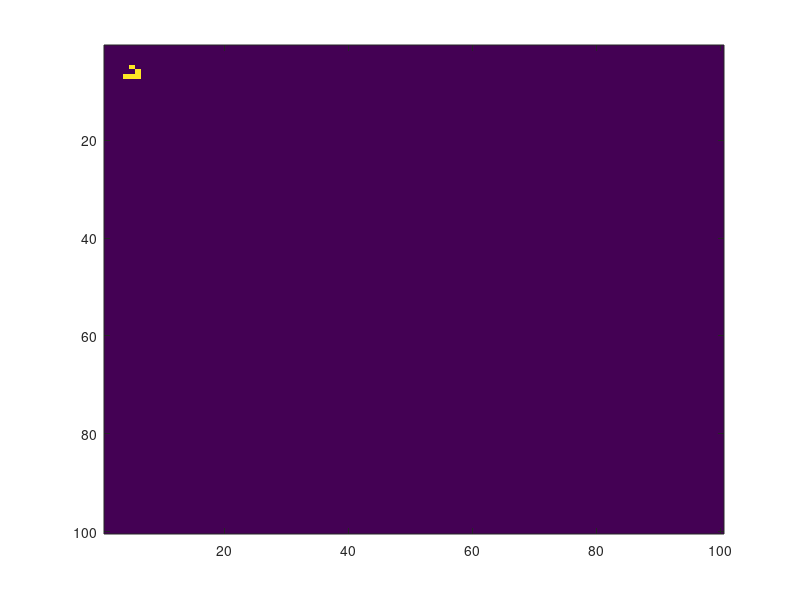
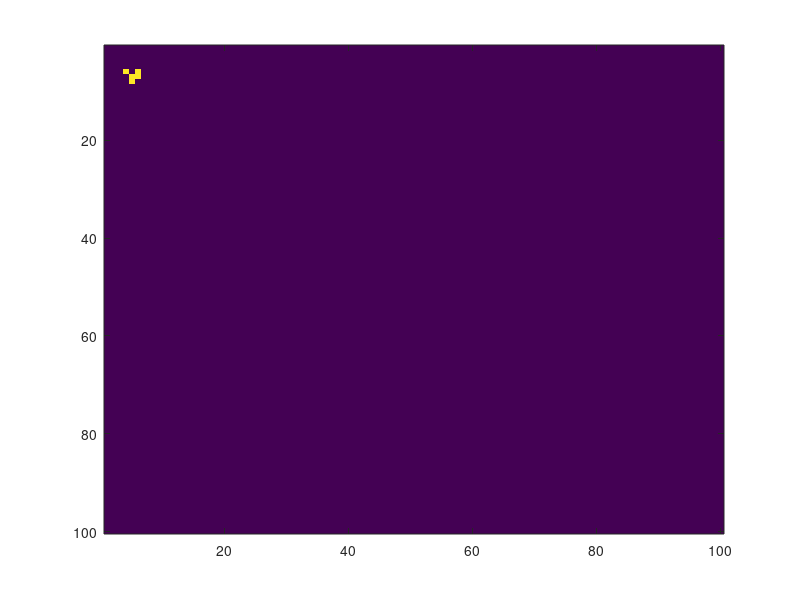
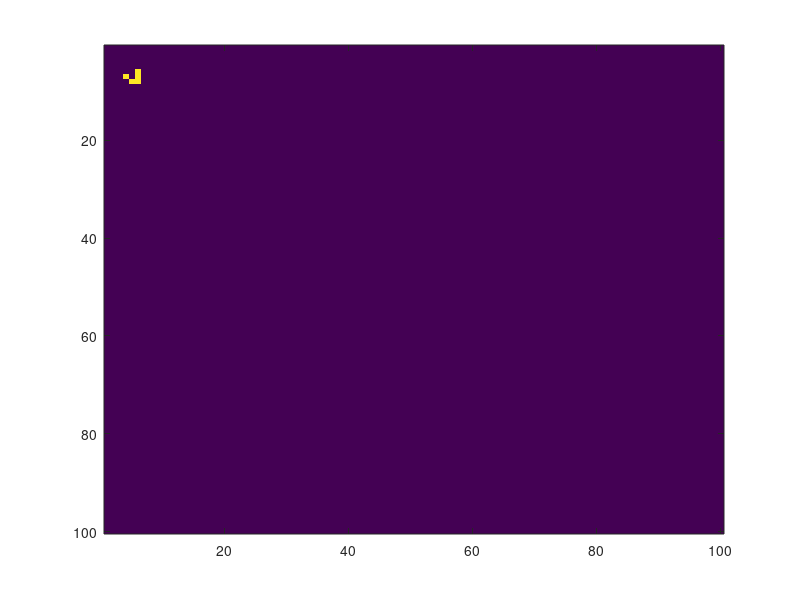
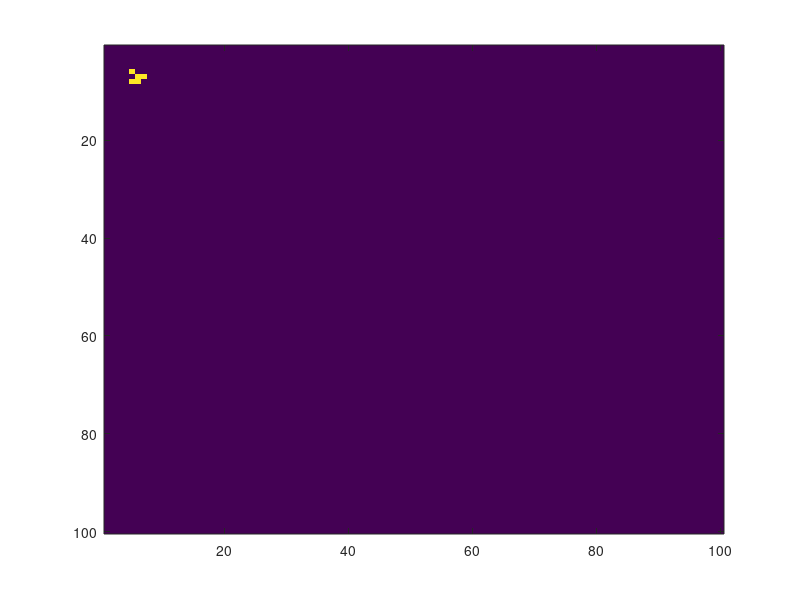

The MATLAB source for these figures, in order:
% Conway´s game of life 
clc
close all
clear
n=100;              % matrix dimensions
t=10;               % # generations
Ta=zeros(n,n,t);    % initialize matrix

Ta(7,4,1)=1;        % manually input initial conditions; example : glider
Ta(7,5,1)=1;
Ta(7,6,1)=1;
Ta(6,6,1)=1;
Ta(5,5,1)=1;

clc

%Ta(:,:,1)=rand(n); % random matrix alternative
%Ta = Ta<0.5;       % make the matrix binary

% i=1                % show generation


imagesc(Ta(:,:,1))                   % plot     % pcolor(T) % plot matrix

for i=2:t
T = Ta(:,:,i-1);                    %   
V=movsum(movsum(T,3,1),3,2)-T;      % compute neighborhood´s value
Tn=(T>0).*(V<4&V>1)+(T<1).*(V==3);  % new table 
Ta(:,:,i) = Tn;
figure                              % plot
imagesc(Tn)                         %
i=i+1                               % update and show generation
end